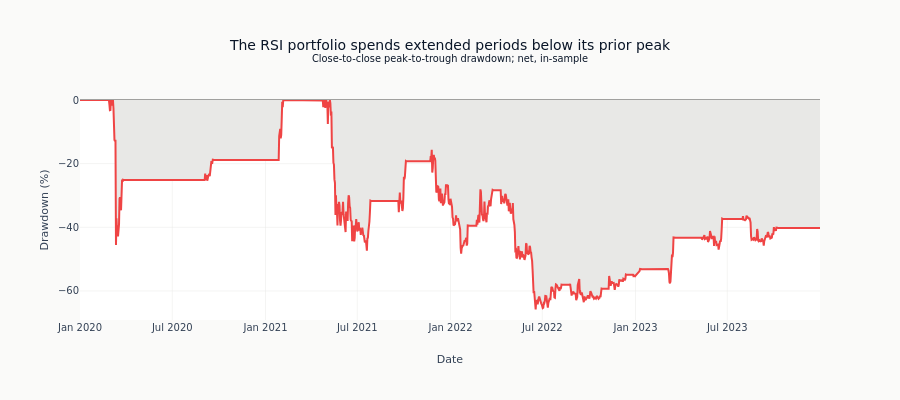

The cell this chart's notebook holds for it:
### Code cell
portfolio_drawdown = portfolio.drawdown() * 100
drawdown_floor = min(float(portfolio_drawdown.min()) * 1.05, -1.0)
fig_dd = go.Figure(
    go.Scatter(
        x=portfolio_drawdown.index,
        y=portfolio_drawdown,
        name="Drawdown",
        line=dict(color=COLORS["negative"]),
        fill="tozeroy",
        fillcolor=COLORS["silver_muted"],
    )
)
fig_dd.update_layout(
    title=(
        "The RSI portfolio spends extended periods below its prior peak"
        "<br><sup>Close-to-close peak-to-trough drawdown; net, in-sample</sup>"
    ),
    xaxis_title="Date",
    yaxis_title="Drawdown (%)",
    yaxis_range=[drawdown_floor, 0],
    height=400,
    hovermode="x unified",
)
fig_dd.show()

### Figure 1 — Plotly figure (JSON) as saved in the notebook; plotly's stock layout.template omitted (floating-point values rounded to 4 significant figures; data arrays with more than 128 entries replaced by an {"elided": "..."} marker saying what was removed)
{"data": [{"fill": "tozeroy", "fillcolor": "#e8e8e6", "line": {"color": "#ef4444"}, "name": "Drawdown", "type": "scatter", "x": {"elided": "1461 str values"}, "y": {"elided": "1461 float values"}}], "layout": {"height": 400, "hovermode": "x unified", "title": {"text": "The RSI portfolio spends extended periods below its prior peak<br><sup>Close-to-close peak-to-trough drawdown; net, in-sample</sup>"}, "xaxis": {"title": {"text": "Date"}}, "yaxis": {"range": [-69.13, 0], "title": {"text": "Drawdown (%)"}}}}
